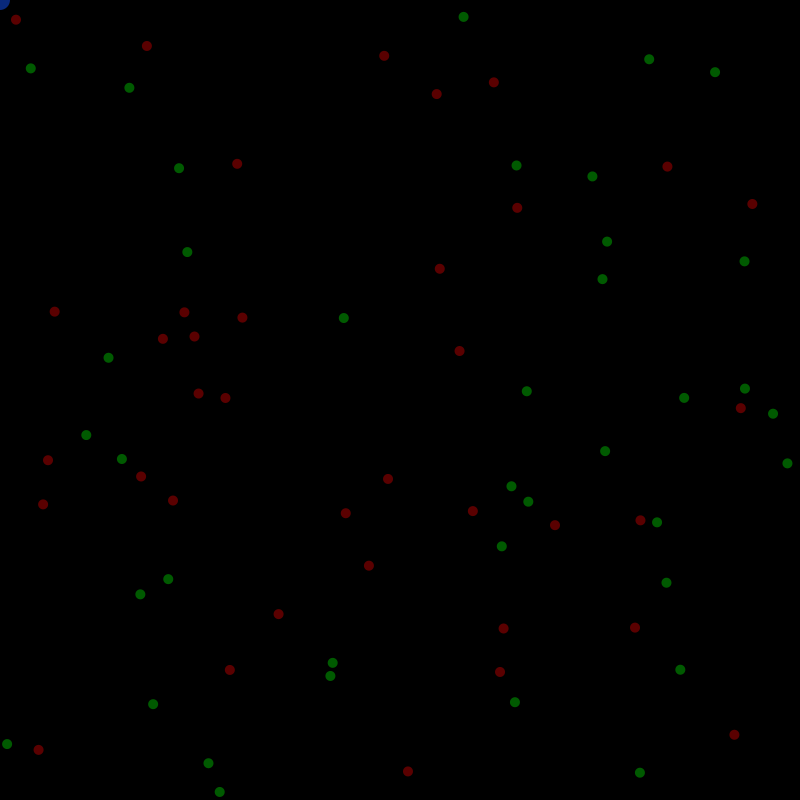
Frame 1 (no input)
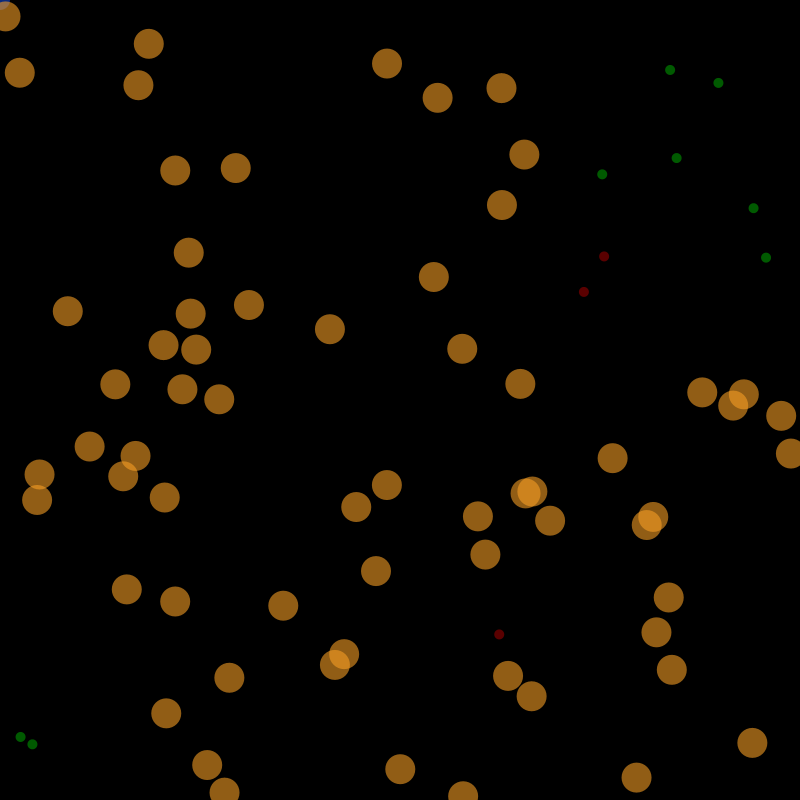
Frame 60 (the mouse pressed at the canvas centre just before this capture)
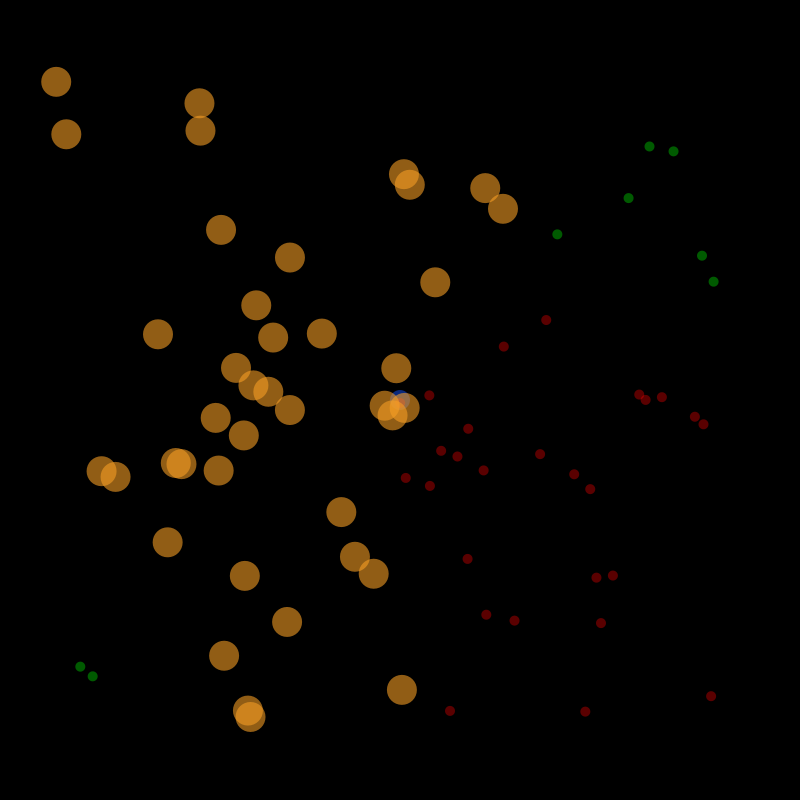
Frame 120 (the mouse held since frame 60 and released just before this capture)

The Processing sketch that drew these frames (run headless with seeded random() and noise(); from frame 60 on, the mouse is pressed at the canvas centre):

// Processing sketch: lightningbug2conform
// ── lightningbug2conform.pde
Fly [] bugs;
int tick =0;
int totalBug = 75;

void setup() {
  size(800, 800);
  noCursor();
  bugs = new Fly[totalBug];
  for (int i = 0; i<totalBug; i++) {

    bugs[i] = new Fly(random(width), random(height));
  }
}


void draw() {
  //println(greg.flashLen, greg.chargeTime);
  background(0);
  noStroke();
  fill(15, 69, 211,150);
  ellipse(mouseX,mouseY,20,20);

  for (int i = 0; i<totalBug; i++) {

    bugs[i].show();
    bugs[i].update();
    bugs[i].checkEdges();
    // check neighorbor
    for (int n =0; n<totalBug; n++){
      if (bugs[i] != bugs[n]){
       bugs[i].neighborFlash(bugs[n]);
      }
    }
    bugs[i].move();
  }
  tick++;
}

void keyPressed(){
  for (int n =0; n<totalBug; n++){
    bugs[n].resetTrait();
  }
  
  
}

// ── Fly.pde
class Fly {
  // variables

  int state;  // 0 charging, 1, charged, 3 flash
  int chargeTime;
  int flashiness; // flash disposition, higher number less likely to flash
  int flashLen;
  int sz;
  PVector loc;
  PVector vel;
  PVector acc;
  float topspeed;
  boolean nFlash; // neighbor flash toggel


  //constructor

  Fly(float tx, float ty) {

    loc = new PVector(tx, ty);
    vel = new PVector(0, 0);
    sz = 20;
    topspeed = 2+int(random(2));
    state = int(random(2));
    chargeTime =  20+ int(random(10));
    // you can realy see the syc if you make all of the fireflyes have the same charge time and flashiness and flashLen
    flashiness =10+int(random(7));    // 10
    flashLen = 20+int(random(5));     // 3
  }


  void show() {
    if (state == 0) {
      fill(255, 0, 0, 90);
      sz = 10;
    } else if (state ==1) {
      fill(0, 255, 0, 90);
      sz = 10;
    } else if (state == 2) {
      fill(247, 158, 36, 150);
      sz = 30;
    }
    ellipse(loc.x, loc.y, sz, sz);
  }

  void update() {

    if (state ==0 && tick%chargeTime == 0) {
      state =1;

      // this will make them flash if they are charged and a neighbor has flashed
      // really affects their flash disposition they will not wait to flash
    } else if (state ==1 && nFlash == true) {
      state =2;
    } else if (state ==1 && tick%flashiness == 0) {
      state =2;
    } else if (state ==2 && tick%flashLen == 0) {
      state =0;
    }
  }


  void move() {
    // move toward the mouse if pressed
    if (mousePressed) {
      PVector mouse = new PVector(mouseX, mouseY);
      PVector dir = PVector.sub(mouse, loc);

      //Normalize.

      dir.normalize();

      ///Scale.

      dir.mult(0.05);

      //Set to acceleration.

      acc = dir;
    } else {
      // else mover randomly
      acc = PVector.random2D();
      acc.mult(0.05);
    }
    // add in acelleration
    vel.add(acc);
    vel.limit(topspeed);
    loc.add(vel);
  }

  void neighborFlash(Fly vt) { // takes a fly 
    PVector v2 = vt.loc; // gets location vector
    if (loc.dist(v2) < sz*5) {   // the bugs can see 1/4 the way across the field
      nFlash = true;
      chargeTime = vt.chargeTime;
      flashLen= vt.flashLen;
      flashiness= vt.flashiness;
    } else {
      nFlash = false;
    }
  }

  void checkEdges() {
    if (loc.x > width) {
      loc.x = 0;
    } else if (loc.x < 0) {
      loc.x = width;
    }

    if (loc.y > height) {
      loc.y = 0;
    } else if (loc.y < 0) {
      loc.y = height;
    }
  }
  
  void resetTrait(){
    
    chargeTime =  20+ int(random(10));
    // you can realy see the syc if you make all of the fireflyes have the same charge time and flashiness and flashLen
    flashiness =10+int(random(7));    // 10
    flashLen = 20+int(random(5));     // 3
    
    
  }
  
}
